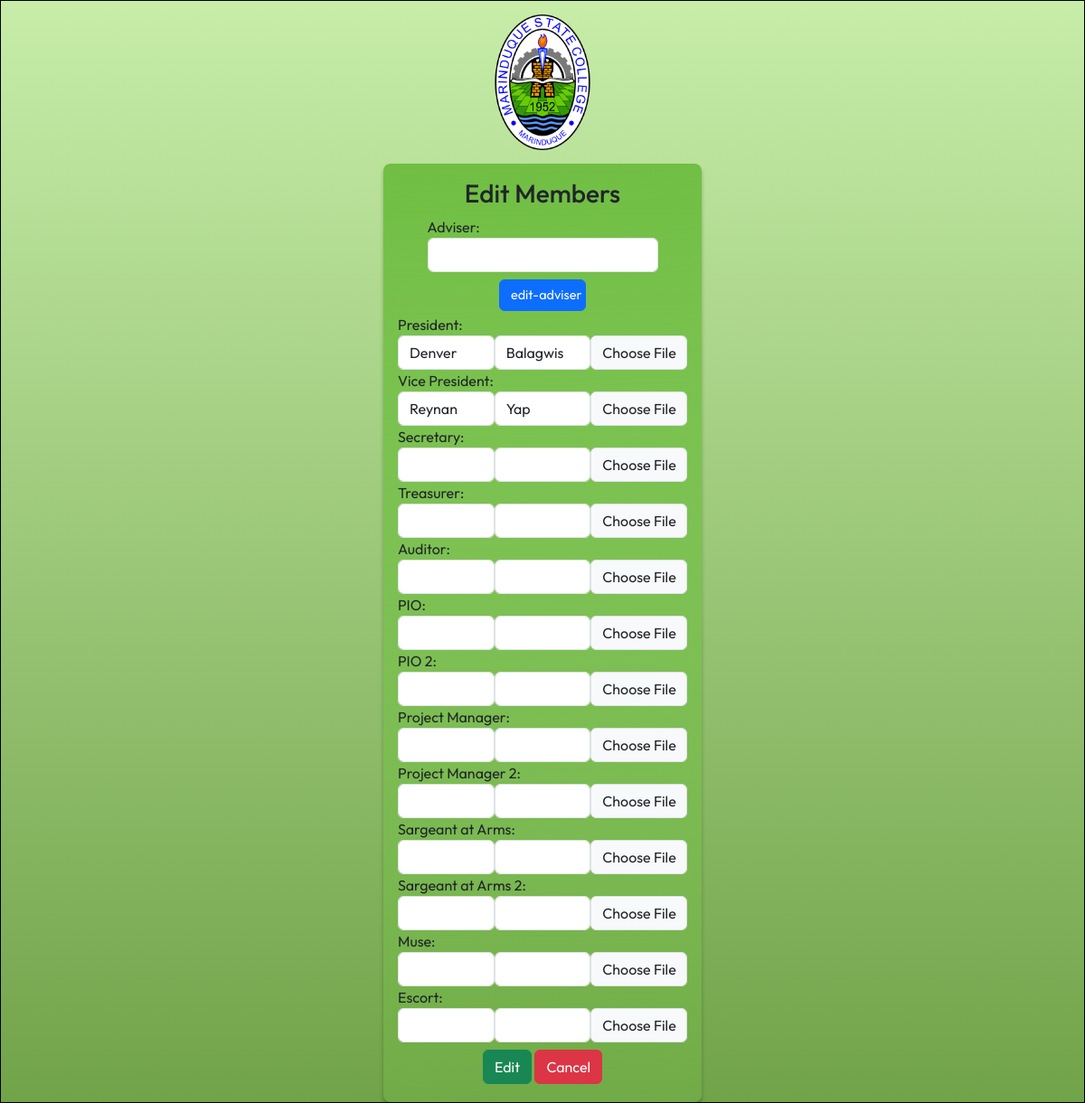
The page /admin/admin-edit-organization.php?studentOrg=SICSSO&latestSchoolYear=2023-2024 (signed in) on the database its author committed.
### tables this page shows
CREATE TABLE `officers` (
  `id` int(11) NOT NULL,
  `position` varchar(100) DEFAULT NULL,
  `first_name` varchar(100) DEFAULT NULL,
  `last_name` varchar(100) DEFAULT NULL,
  `year` varchar(100) DEFAULT NULL,
  `photo_url` varchar(100) DEFAULT NULL,
  `partylist` varchar(100) DEFAULT NULL,
  `org_name` varchar(100) DEFAULT NULL,
  `school_year` varchar(100) DEFAULT NULL,
  `status` varchar(100) DEFAULT NULL
);

### classes/database.php (called while the page is built, shortened)
<?php
class database
{
  private $servername = 'localhost';
  private $username = 'root';
  private $password = '';
  private $dbname = 'etrack';
  public $mysqli = '';
  public function __construct()
  {
    $this->mysqli = new mysqli($this->servername, $this->username, $this->password, $this->dbname);
  }
  public function select($table, $rows = '*', $where = array(), $operator = 'AND')
  {
    $args = array();
    foreach ($where as $key => $value) {
      if (is_int($value)) {
        $args[] = "$key = $value";
      } else {
        $args[] = "$key = '$value'";
      }
    }
    $sql = "SELECT $rows FROM $table WHERE " . implode(" $operator ", $args);
    return $this->mysqli->query($sql);
  }
}

### admin/admin-edit-organization.php (the view, shortened to what this page needs)
<?php
include "../classes/database.php";
include "../classes/user.php";
$admin = new database();
$officers = array();
$PIO = 0;
$project_manager = 0;
$sargeant_at_arms = 0;
$result = $admin->select('officers', '*', ['school_year' => User::returnValueGet('latestSchoolYear'), 'org_name' => User::returnValueGet('studentOrg')]);
while ($row = mysqli_fetch_assoc($result)) {
  if ($row['position'] == 'PIO') {
    $PIO += 1;
    $details = [$row['first_name'], $row['last_name'], $row['id']];
    $officers += ["$row[position]" . $PIO => $details];
  } else if ($row['position'] == 'Project Manager') {
    $project_manager += 1;
    $details = [$row['first_name'], $row['last_name'], $row['id']];
    $officers += ["$row[position]" . $project_manager => $details];
  } else if ($row['position'] == 'Sargeant at Arms') {
    $sargeant_at_arms += 1;
    $details = [$row['first_name'], $row['last_name'], $row['id']];
    $officers += ["$row[position]" . $sargeant_at_arms => $details];
  } else if ($row['position'] == 'Adviser') {
    $details = [$row['first_name'], $row['id']];
    $officers += ["$row[position]" => $details];
  } else {
    $details = [$row['first_name'], $row['last_name'], $row['id']];
    $officers += ["$row[position]" => $details];
  }
}
?>
<!DOCTYPE html>
<html lang="en">
<head>
  <link rel="stylesheet" href="../css/login-create-account.css?<?php echo time(); ?>">
  <link rel="stylesheet" href="../css/bootstrap/bootstrap.css?<?php echo time(); ?>">
</head>
<body>
  <img src="../images/msc_logo.png" alt="MSC logo">
  <div class="wrapper" style="max-width: 22rem;">
    <h3 class="text-center">Edit Members</h3>
    <form method="post">
      <div>
        <label for="adviser">Adviser:</label>
        <input class="form-control" type="text" name="adviser" value="<?php if (array_key_exists("Adviser", $officers)) { echo $officers['Adviser'][0];} ?>">
      </div>
      <div class="d-flex text">
        <input class="btn btn-primary" style="font-size: .9em;" type="submit" name="add-edit-adviser" value="edit-adviser">
      </div>
    </form>
    <form method="post" enctype="multipart/form-data">
      <div>
        <label for="president">President:</label>
        <div class="d-flex">
          <input class="form-control" type="text" name="president-first-name" value="<?php if (array_key_exists("President", $officers)) { echo $officers['President'][0];} ?>" required>
          <input class="form-control" type="text" name="president-last-name" value="<?php if (array_key_exists("President", $officers)) { echo $officers['President'][1];} ?>" required>
          <input class="form-control" type="file" name="president-image">
        </div>
      </div>
      <div>
        <label for="vice-president">Vice President:</label>
        <div class="d-flex">
          <input class="form-control" type="text" name="vice-president-first-name" value="<?php if (array_key_exists("Vice President", $officers)) { echo $officers['Vice President'][0];} ?>" required>
          <input class="form-control" type="text" name="vice-president-last-name" value="<?php if (array_key_exists("Vice President", $officers)) { echo $officers['Vice President'][1];} ?>" required>
          <input class="form-control" type="file" name="vice-president-image">
        </div>
      </div>
      <div>
        <label for="secretary">Secretary:</label>
        <div class="d-flex">
          <input class="form-control" type="text" name="secretary-first-name" value="<?php if (array_key_exists("Secretary", $officers)) { echo $officers['Secretary'][0];} ?>" required>
          <input class="form-control" type="text" name="secretary-last-name" value="<?php if (array_key_exists("Secretary", $officers)) { echo $officers['Secretary'][1];} ?>" required>
          <input class="form-control" type="file" name="secretary-image">
        </div>
      </div>
      <div>
        <label for="treasurer">Treasurer:</label>
        <div class="d-flex">
          <input class="form-control" type="text" name="treasurer-first-name" value="<?php if (array_key_exists("Treasurer", $officers)) { echo $officers['Treasurer'][0];} ?>" required>
          <input class="form-control" type="text" name="treasurer-last-name" value="<?php if (array_key_exists("Treasurer", $officers)) { echo $officers['Treasurer'][1];} ?>" required>
          <input class="form-control" type="file" name="treasurer-image">
        </div>
      </div>
      <div>
        <label for="auditor">Auditor:</label>
        <div class="d-flex">
          <input class="form-control" type="text" name="auditor-first-name" value="<?php if (array_key_exists("Auditor", $officers)) { echo $officers['Auditor'][0];} ?>" required>
          <input class="form-control" type="text" name="auditor-last-name" value="<?php if (array_key_exists("Auditor", $officers)) { echo $officers['Auditor'][1];} ?>" required>
          <input class="form-control" type="file" name="auditor-image">
        </div>
      </div>
      <div>
        <label for="pio">PIO:</label>
        <div class="d-flex">
          <input class="form-control" type="text" name="pio1-first-name" value="<?php if (array_key_exists("PIO1", $officers)) { echo $officers['PIO1'][0];} ?>" required>
          <input class="form-control" type="text" name="pio1-last-name" value="<?php if (array_key_exists("PIO1", $officers)) { echo $officers['PIO1'][1];} ?>" required>
          <input class="form-control" type="file" name="pio-image">
        </div>
        <div>
          <label for="pio2">PIO 2:</label>
          <div class="d-flex">
            <input class="form-control" type="text" name="pio2-first-name" value="<?php if (array_key_exists("PIO2", $officers)) { echo $officers['PIO2'][0];} ?>" required>
            <input class="form-control" type="text" name="pio2-last-name" value="<?php if (array_key_exists("PIO2", $officers)) { echo $officers['PIO2'][1];} ?>" required>
            <input class="form-control" type="file" name="pio2-image">
          </div>
          <div>
            <label for="project-manager">Project Manager:</label>
            <div class="d-flex">
              <input class="form-control" type="text" name="project-manager1-first-name" value="<?php if (array_key_exists("Project Manager1", $officers)) { echo $officers['Project Manager1'][0];} ?>" required>
              <input class="form-control" type="text" name="project-manager1-last-name" value="<?php if (array_key_exists("Project Manager1", $officers)) { echo $officers['Project Manager1'][1];} ?>" required>
              <input class="form-control" type="file" name="project-manager-image">
            </div>
          </div>
          <div>
            <label for="project-manager2">Project Manager 2:</label>
            <div class="d-flex">
              <input class="form-control" type="text" name="project-manager2-first-name" value="<?php if (array_key_exists("Project Manager2", $officers)) { echo $officers['Project Manager2'][0];} ?>" required>
              <input class="form-control" type="text" name="project-manager2-last-name" value="<?php if (array_key_exists("Project Manager2", $officers)) { echo $officers['Project Manager2'][1];} ?>" required>
              <input class="form-control" type="file" name="project-manager2-image">
            </div>
          </div>
          <div>
            <label for="sargeant-at-arms">Sargeant at Arms:</label>
            <div class="d-flex">
              <input class="form-control" type="text" name="sargeant-at-arms1-first-name" value="<?php if (array_key_exists("Sargeant at Arms1", $officers)) { echo $officers['Sargeant at Arms1'][0];} ?>" required>
              <input class="form-control" type="text" name="sargeant-at-arms1-last-name" value="<?php if (array_key_exists("Sargeant at Arms1", $officers)) { echo $officers['Sargeant at Arms1'][0];} ?>" required>
              <input class="form-control" type="file" name="sargeant-at-arms-image">
            </div>
          </div>
          <div>
            <label for="sargeant-at-arms2">Sargeant at Arms 2:</label>
            <div class="d-flex">
              <input class="form-control" type="text" name="sargeant-at-arms2-first-name" value="<?php if (array_key_exists("Sargeant at Arms2", $officers)) { echo $officers['Sargeant at Arms2'][0];} ?>" required>
              <input class="form-control" type="text" name="sargeant-at-arms2-last-name" value="<?php if (array_key_exists("Sargeant at Arms2", $officers)) { echo $officers['Sargeant at Arms2'][1];} ?>" required>
              <input class="form-control" type="file" name="sargeant-at-arms2-image">
            </div>
          </div>
          <div>
            <label for="muse">Muse:</label>
            <div class="d-flex">
              <input class="form-control" type="text" name="muse-first-name" value="<?php if (array_key_exists("Muse", $officers)) { echo $officers['Muse'][0];} ?>" required>
              <input class="form-control" type="text" name="muse-last-name" value="<?php if (array_key_exists("Muse", $officers)) { echo $officers['Muse'][1];} ?>" required>
              <input class="form-control" type="file" name="muse-image">
            </div>
          </div>
          <div>
            <label for="escort">Escort:</label>
            <div class="d-flex">
              <input class="form-control" type="text" name="escort-first-name" value="<?php if (array_key_exists("Escort", $officers)) { echo $officers['Escort'][0];} ?>" required>
              <input class="form-control" type="text" name="escort-last-name" value="<?php if (array_key_exists("Escort", $officers)) { echo $officers['Escort'][1];} ?>" required>
              <input class="form-control" type="file" name="escort-image">
            </div>
          </div>
          <div class="text-center">
            <input class="btn btn-success" type="submit" value="Edit" name="edit">
            <a class="btn btn-danger mt-1" href="admin-student-organization.php?activeStudentOrg=<?php User::printGet('studentOrg'); ?>">Cancel</a>
          </div>
    </form>
  </div>
</body>
</html>

### css/login-create-account.css (style rules this page uses)
* { box-sizing: border-box; font-family: 'Outfit'; padding: 0; margin: 0; }
a { text-decoration: none; color: #EEEEEE; }
body { background: linear-gradient(180deg, #C7EDA9 0%, #71A349 100%); background-size: cover; min-height: 100vh; display: flex; flex-direction: column; align-items: center; border: 1px solid black; }
img { height: 150px; margin: 15px auto; }
.wrapper { padding: 1rem; border-radius: 8px; background: linear-gradient(179deg, #70BE43 0%, rgba(112, 190, 67, 0.30) 100%); box-shadow: 0px 4px 4px 0px rgba(0, 0, 0, 0.25); backdrop-filter: blur(20px); max-width: 17rem; display: flex; flex-direction: column; align-items: center; }
input[type="submit"] { max-width: 6rem; margin: .5rem auto .2rem; }

### rows shown on the page
officers: president-first-name "Denver", president-last-name "Balagwis"
officers: vice-president-first-name "Reynan", vice-president-last-name "Yap"
